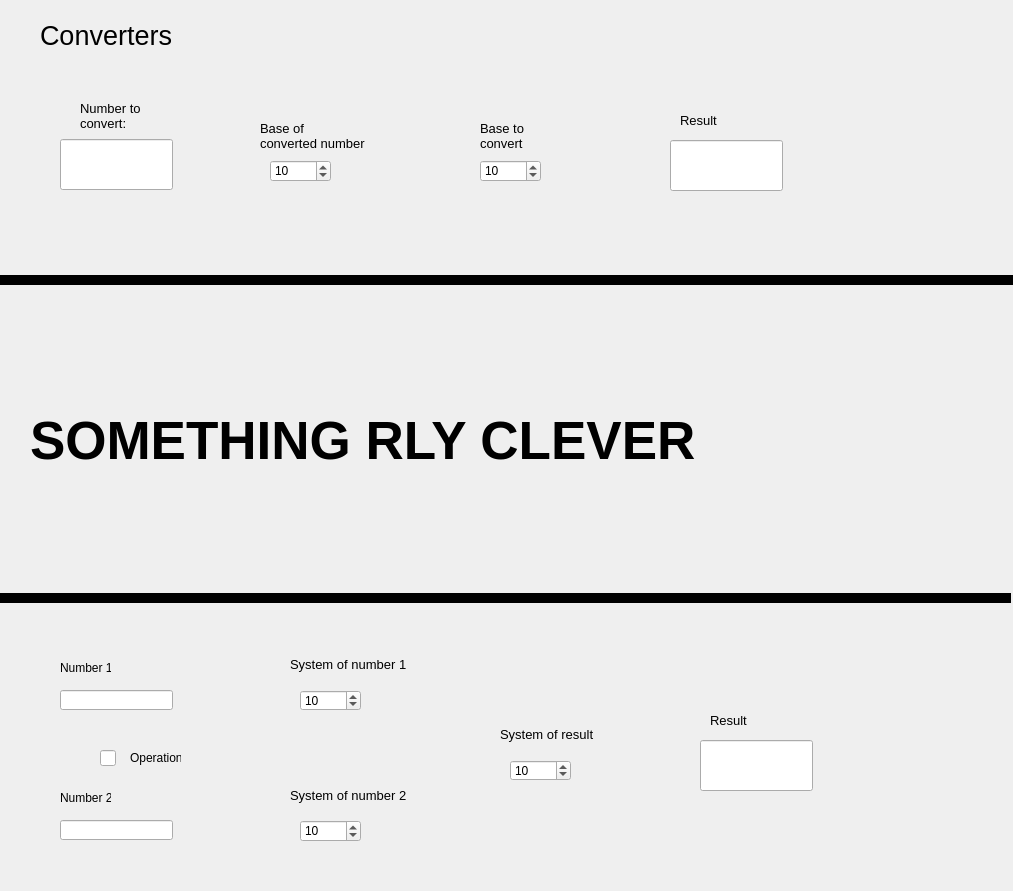
<?xml version="1.0" encoding="UTF-8"?>
<ui version="4.0">
 <class>IT</class>
 <widget class="QDialog" name="IT">
  <property name="geometry">
   <rect>
    <x>0</x>
    <y>0</y>
    <width>1013</width>
    <height>891</height>
   </rect>
  </property>
  <property name="windowTitle">
   <string>Dialog</string>
  </property>
  <widget class="QLineEdit" name="num1">
   <property name="geometry">
    <rect>
     <x>60</x>
     <y>139</y>
     <width>113</width>
     <height>51</height>
    </rect>
   </property>
  </widget>
  <widget class="QSpinBox" name="sys2">
   <property name="geometry">
    <rect>
     <x>480</x>
     <y>160</y>
     <width>61</width>
     <height>22</height>
    </rect>
   </property>
   <property name="minimum">
    <number>1</number>
   </property>
   <property name="maximum">
    <number>30</number>
   </property>
   <property name="value">
    <number>10</number>
   </property>
  </widget>
  <widget class="QSpinBox" name="sys1">
   <property name="geometry">
    <rect>
     <x>270</x>
     <y>160</y>
     <width>61</width>
     <height>22</height>
    </rect>
   </property>
   <property name="styleSheet">
    <string notr="true"/>
   </property>
   <property name="minimum">
    <number>1</number>
   </property>
   <property name="maximum">
    <number>30</number>
   </property>
   <property name="value">
    <number>10</number>
   </property>
  </widget>
  <widget class="QLabel" name="label">
   <property name="geometry">
    <rect>
     <x>80</x>
     <y>100</y>
     <width>61</width>
     <height>31</height>
    </rect>
   </property>
   <property name="font">
    <font>
     <pointsize>10</pointsize>
    </font>
   </property>
   <property name="text">
    <string>Number to
convert:</string>
   </property>
  </widget>
  <widget class="QLabel" name="label_2">
   <property name="geometry">
    <rect>
     <x>260</x>
     <y>120</y>
     <width>111</width>
     <height>31</height>
    </rect>
   </property>
   <property name="font">
    <font>
     <pointsize>10</pointsize>
    </font>
   </property>
   <property name="text">
    <string>Base of
converted number</string>
   </property>
  </widget>
  <widget class="QLabel" name="label_3">
   <property name="geometry">
    <rect>
     <x>480</x>
     <y>120</y>
     <width>47</width>
     <height>31</height>
    </rect>
   </property>
   <property name="font">
    <font>
     <pointsize>10</pointsize>
    </font>
   </property>
   <property name="text">
    <string>Base to
convert</string>
   </property>
  </widget>
  <widget class="QLineEdit" name="lineEdit">
   <property name="geometry">
    <rect>
     <x>670</x>
     <y>140</y>
     <width>113</width>
     <height>51</height>
    </rect>
   </property>
   <property name="autoFillBackground">
    <bool>false</bool>
   </property>
   <property name="frame">
    <bool>true</bool>
   </property>
   <property name="dragEnabled">
    <bool>false</bool>
   </property>
   <property name="readOnly">
    <bool>true</bool>
   </property>
   <property name="clearButtonEnabled">
    <bool>false</bool>
   </property>
  </widget>
  <widget class="QLabel" name="label_4">
   <property name="geometry">
    <rect>
     <x>680</x>
     <y>110</y>
     <width>51</width>
     <height>21</height>
    </rect>
   </property>
   <property name="font">
    <font>
     <pointsize>10</pointsize>
    </font>
   </property>
   <property name="text">
    <string>Result</string>
   </property>
  </widget>
  <widget class="QLabel" name="label_5">
   <property name="geometry">
    <rect>
     <x>40</x>
     <y>15</y>
     <width>141</width>
     <height>41</height>
    </rect>
   </property>
   <property name="font">
    <font>
     <pointsize>20</pointsize>
    </font>
   </property>
   <property name="text">
    <string>Converters</string>
   </property>
  </widget>
  <widget class="Line" name="line">
   <property name="geometry">
    <rect>
     <x>0</x>
     <y>270</y>
     <width>1021</width>
     <height>21</height>
    </rect>
   </property>
   <property name="frameShadow">
    <enum>QFrame::Plain</enum>
   </property>
   <property name="lineWidth">
    <number>10</number>
   </property>
   <property name="orientation">
    <enum>Qt::Horizontal</enum>
   </property>
  </widget>
  <widget class="Line" name="line_2">
   <property name="geometry">
    <rect>
     <x>0</x>
     <y>590</y>
     <width>1011</width>
     <height>16</height>
    </rect>
   </property>
   <property name="frameShadow">
    <enum>QFrame::Plain</enum>
   </property>
   <property name="lineWidth">
    <number>10</number>
   </property>
   <property name="orientation">
    <enum>Qt::Horizontal</enum>
   </property>
  </widget>
  <widget class="QLabel" name="label_6">
   <property name="geometry">
    <rect>
     <x>290</x>
     <y>649</y>
     <width>121</width>
     <height>31</height>
    </rect>
   </property>
   <property name="font">
    <font>
     <pointsize>10</pointsize>
    </font>
   </property>
   <property name="text">
    <string>System of number 1</string>
   </property>
  </widget>
  <widget class="QSpinBox" name="sys2_2">
   <property name="geometry">
    <rect>
     <x>300</x>
     <y>820</y>
     <width>61</width>
     <height>22</height>
    </rect>
   </property>
   <property name="minimum">
    <number>1</number>
   </property>
   <property name="maximum">
    <number>30</number>
   </property>
   <property name="value">
    <number>10</number>
   </property>
  </widget>
  <widget class="QSpinBox" name="sys1_2">
   <property name="geometry">
    <rect>
     <x>300</x>
     <y>690</y>
     <width>61</width>
     <height>21</height>
    </rect>
   </property>
   <property name="styleSheet">
    <string notr="true"/>
   </property>
   <property name="minimum">
    <number>1</number>
   </property>
   <property name="maximum">
    <number>30</number>
   </property>
   <property name="value">
    <number>10</number>
   </property>
  </widget>
  <widget class="QLabel" name="label_8">
   <property name="geometry">
    <rect>
     <x>290</x>
     <y>780</y>
     <width>121</width>
     <height>31</height>
    </rect>
   </property>
   <property name="font">
    <font>
     <pointsize>10</pointsize>
    </font>
   </property>
   <property name="text">
    <string>System of number 2</string>
   </property>
  </widget>
  <widget class="QLineEdit" name="lineEdit_2">
   <property name="geometry">
    <rect>
     <x>60</x>
     <y>690</y>
     <width>113</width>
     <height>20</height>
    </rect>
   </property>
  </widget>
  <widget class="QLabel" name="label_7">
   <property name="geometry">
    <rect>
     <x>60</x>
     <y>660</y>
     <width>51</width>
     <height>16</height>
    </rect>
   </property>
   <property name="text">
    <string>Number 1</string>
   </property>
  </widget>
  <widget class="QLineEdit" name="lineEdit_3">
   <property name="geometry">
    <rect>
     <x>60</x>
     <y>820</y>
     <width>113</width>
     <height>20</height>
    </rect>
   </property>
  </widget>
  <widget class="QLabel" name="label_9">
   <property name="geometry">
    <rect>
     <x>60</x>
     <y>790</y>
     <width>51</width>
     <height>16</height>
    </rect>
   </property>
   <property name="text">
    <string>Number 2</string>
   </property>
  </widget>
  <widget class="QLineEdit" name="lineEdit_4">
   <property name="geometry">
    <rect>
     <x>100</x>
     <y>750</y>
     <width>16</width>
     <height>16</height>
    </rect>
   </property>
   <property name="maxLength">
    <number>1</number>
   </property>
  </widget>
  <widget class="QLabel" name="label_10">
   <property name="geometry">
    <rect>
     <x>130</x>
     <y>750</y>
     <width>51</width>
     <height>16</height>
    </rect>
   </property>
   <property name="text">
    <string>Operation</string>
   </property>
  </widget>
  <widget class="QLabel" name="label_11">
   <property name="geometry">
    <rect>
     <x>500</x>
     <y>719</y>
     <width>121</width>
     <height>31</height>
    </rect>
   </property>
   <property name="font">
    <font>
     <pointsize>10</pointsize>
    </font>
   </property>
   <property name="text">
    <string>System of result</string>
   </property>
  </widget>
  <widget class="QSpinBox" name="sys1_3">
   <property name="geometry">
    <rect>
     <x>510</x>
     <y>760</y>
     <width>61</width>
     <height>21</height>
    </rect>
   </property>
   <property name="styleSheet">
    <string notr="true"/>
   </property>
   <property name="minimum">
    <number>1</number>
   </property>
   <property name="maximum">
    <number>30</number>
   </property>
   <property name="value">
    <number>10</number>
   </property>
  </widget>
  <widget class="QLineEdit" name="lineEdit_5">
   <property name="geometry">
    <rect>
     <x>700</x>
     <y>740</y>
     <width>113</width>
     <height>51</height>
    </rect>
   </property>
   <property name="autoFillBackground">
    <bool>false</bool>
   </property>
   <property name="frame">
    <bool>true</bool>
   </property>
   <property name="dragEnabled">
    <bool>false</bool>
   </property>
   <property name="readOnly">
    <bool>true</bool>
   </property>
   <property name="clearButtonEnabled">
    <bool>false</bool>
   </property>
  </widget>
  <widget class="QLabel" name="label_12">
   <property name="geometry">
    <rect>
     <x>710</x>
     <y>710</y>
     <width>51</width>
     <height>21</height>
    </rect>
   </property>
   <property name="font">
    <font>
     <pointsize>10</pointsize>
    </font>
   </property>
   <property name="text">
    <string>Result</string>
   </property>
  </widget>
  <widget class="QLabel" name="label_13">
   <property name="geometry">
    <rect>
     <x>30</x>
     <y>310</y>
     <width>891</width>
     <height>261</height>
    </rect>
   </property>
   <property name="font">
    <font>
     <pointsize>40</pointsize>
     <weight>75</weight>
     <bold>true</bold>
    </font>
   </property>
   <property name="text">
    <string>SOMETHING RLY CLEVER</string>
   </property>
   <property name="margin">
    <number>100</number>
   </property>
  </widget>
 </widget>
 <resources/>
 <connections/>
</ui>
